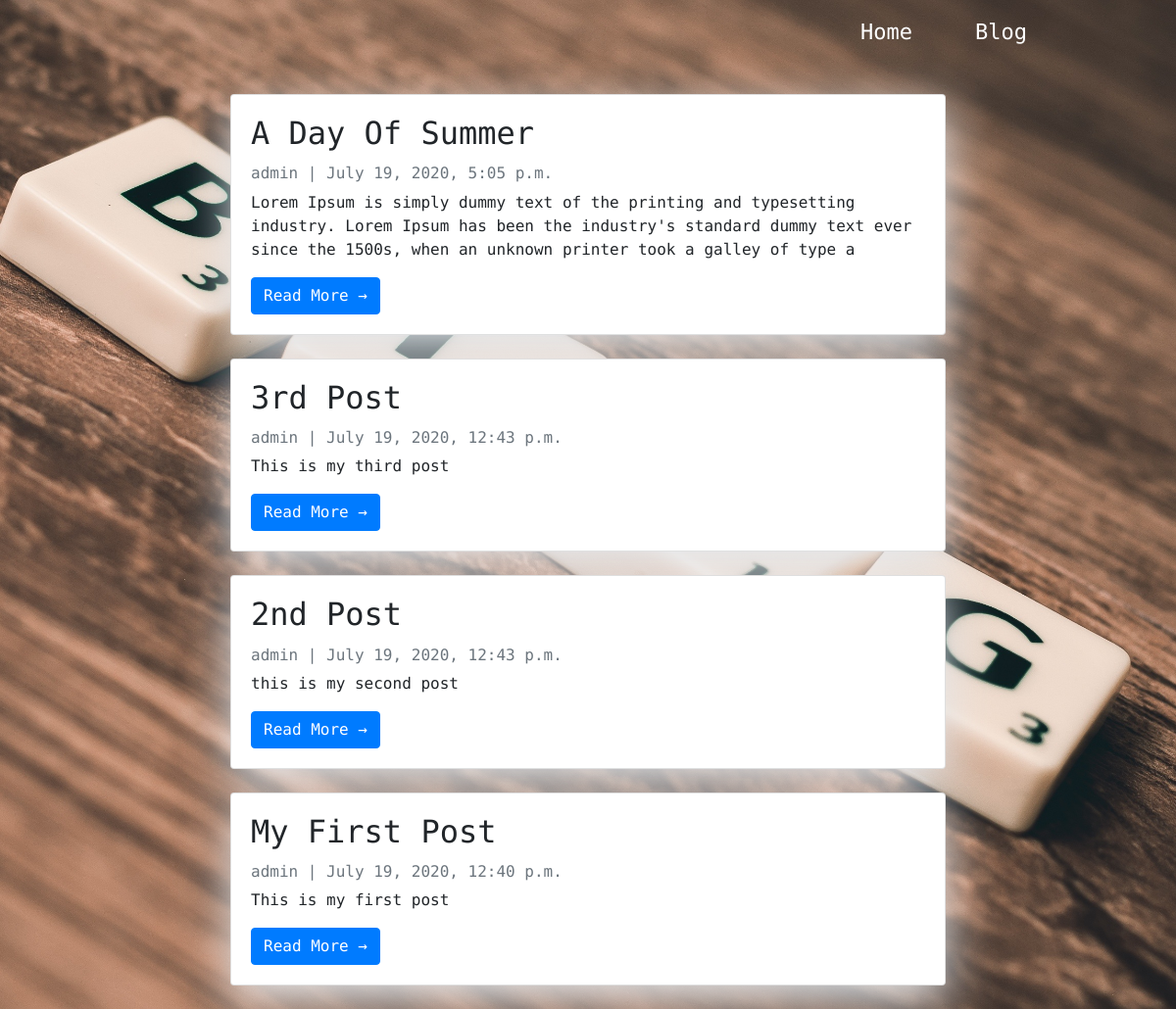
Page /blog on the committed database.
### blog/models.py (models this page shows, shortened)
class Post(models.Model):
    title = models.CharField(max_length=200, unique=True)
    slug = models.SlugField(max_length=200, unique=True)
    author = models.ForeignKey(User, on_delete=models.CASCADE, related_name='blog_posts')
    updated_on = models.DateTimeField(auto_now=True)
    content = models.TextField()
    created_on = models.DateTimeField(auto_now_add=True)
    status = models.IntegerField(choices=STATUS, default=0)
    class Meta:
        ordering = ['-created_on']

### blog/views.py (the view)
# urls.py: path('blog', PostList.as_view(), name='post_list'),
class PostList(generic.ListView):
    queryset = Post.objects.filter(status=1).order_by('-created_on')
    template_name = 'index.html'

### templates/index.html (shortened to what this page needs)
{% extends "base.html" %}
{% block content %}
<div class="container mx-auto">
  <div class="row blog-container">
    <div class="col-md-8 mt-3 left">
      {% for post in post_list %}
      <div class="card mb-4">
        <div class="card-body">
          <h2 class="card-title">{{ post.title|title }}</h2>
          <p class="card-text text-muted h6">
            {{ post.author }} | {{ post.created_on}}
          </p>
          <p class="card-text">{{post.content|slice:":200" }}</p>
          <a
            href="{% url 'blog:post_detail' post.slug  %}"
            class="btn btn-primary"
            >Read More &rarr;</a
          >
        </div>
      </div>
      {% endfor %}
    </div>
  </div>
</div>
{%endblock%}

### templates/base.html (shortened to what this page needs)
{% load static %}
<!DOCTYPE html>
<html>
    <head>
        <link href="{% static 'css/main.css' %}" rel="stylesheet" />
        <link rel="stylesheet" href="https://maxcdn.bootstrapcdn.com/bootstrap/4.0.0/css/bootstrap.min.css"
 />
    </head>
    <body class="home-body">
    <nav class="navbar navbar-expand-lg navbar-light custom-nav" id="mainNav">
      <div class="container-fluid main-nav-body">
        <div class="collapse navbar-collapse" id="navbarResponsive">
          <ul class="navbar-nav ml-auto">
            <li class="nav-item text-white">
              <a class="nav-link text-white" href="{% url 'blog:home' %}">Home</a>
            </li>
            <li class="nav-item text-white mx-5">
              <a class="nav-link text-white" href="{% url 'blog:post_list' %}">Blog</a>
            </li>
          </ul>
        </div>
      </div>
    </nav>
        {% block content %}{% endblock content %}
    </body>
</html>

### static/css/main.css (style rules this page uses)
.home-body { width: 100vw; height: 100vh; background-image: url("/static/img/backg.jpg"); background-position: center; background-repeat: no-repeat; background-size: cover; background-attachment: fixed; overflow-x: hidden; }
* { outline: none; }
.custom-nav { position: absolute !important; width: 100%; font-size: 22px; }
.main-nav-body { padding-right: 80px !important; }
.blog-container { justify-content: center; padding-top: 80px; }

### templates/base.html (style rules this page uses)
* { outline: none; }
body { font-family: 'Source Code Pro', monospace; font-size: 16px; background-color: white; }

### templates/index.html (style rules this page uses)
.card { box-shadow: 0 16px 48px #E3E7EB; }

### rows in the picture
Post: title "A Day Of Summer", author "admin", created_on "July 19, 2020, 5:05 p.m.", content "Lorem Ipsum is simply dummy text of the printing and typesetting industry. Lorem Ipsum has been the industry's standard dummy text ever since the 1500s, when an unknown printer took a galley of type a"
Post: title "3rd Post", author "admin", created_on "July 19, 2020, 12:43 p.m.", content "This is my third post"
Post: title "2nd Post", author "admin", created_on "July 19, 2020, 12:43 p.m.", content "this is my second post"
Post: title "My First Post", author "admin", created_on "July 19, 2020, 12:40 p.m.", content "This is my first post"
